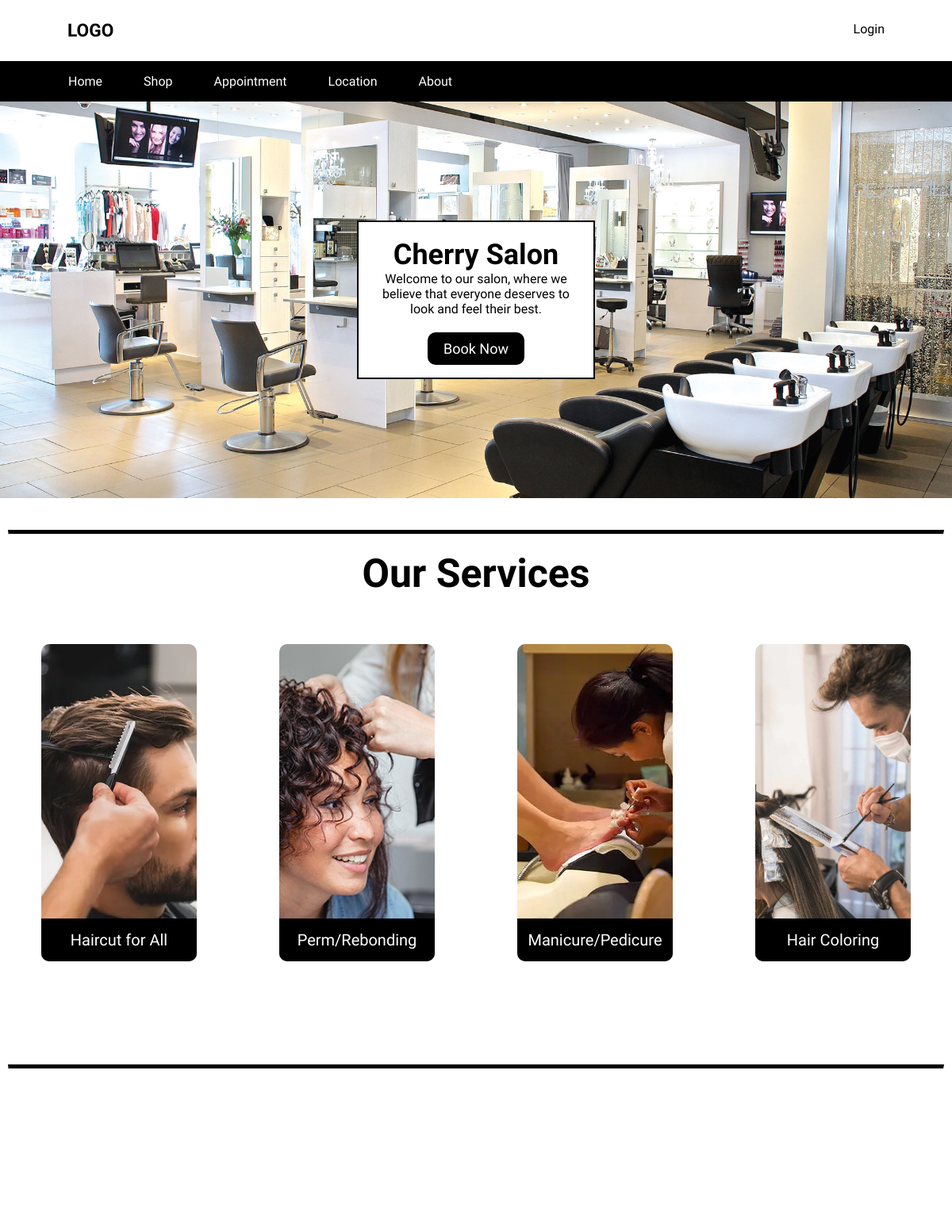
/Project/view/homeView.php (upper part), run on an earlier commit of the app's database.
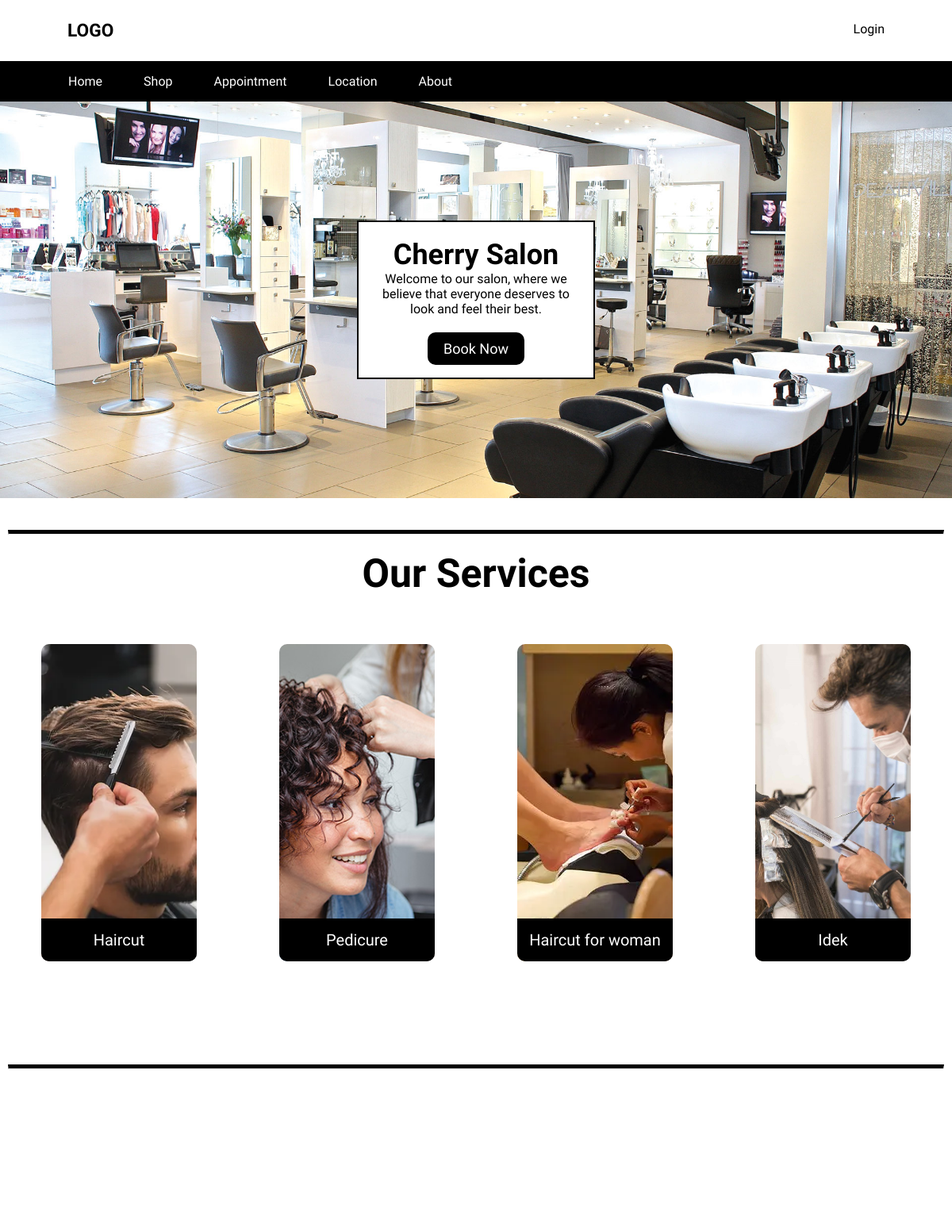
And on a later commit of the database.
### tables this page shows
CREATE TABLE `service` (
  `ID` int(11) NOT NULL,
  `service_name` varchar(100) NOT NULL,
  `service_image` varchar(60) NOT NULL
);

### Project/core/dbConnectionManager.php (called while the page is built, shortened)
<?php
class DBConnectionManager{
    private $dbConnection;
    function __construct() {
        $this->username = "root";
        $this->password = "";
        $this->server = "localhost";
        $this->dbname = "salon";
        try {
            $this->dbConnection = new \PDO("mysql:host=$this->server;dbname=$this->dbname", $this->username, $this->password);
        } catch(\PDOException $e) {
            print "Error!: " . $e->getMessage() . "<br/>";
        }
    }
    function getConnection() {
        return $this->dbConnection;
    }
}
?>

### Project/model/service.php (called while the page is built, shortened)
<?php
require_once(dirname(__DIR__) . "/core/dbconnectionmanager.php");
class Service {
    private $dbConnection;
    function __construct() {
        $conManager = new Database\DBConnectionManager();
        $this->dbConnection = $conManager->getConnection();
    }
    function getAll(){
        $query = "select * from service";
        $statement = $this->dbConnection->prepare($query);
        $statement->execute();
        $result = $statement->fetchAll();
        return $result;
    }
}
?>

### Project/view/homeView.php (the view, shortened to what this page needs)
<!DOCTYPE html>
<html lang="en">
<head>
    <link rel="stylesheet" href="style/navbar.css">
    <link rel="stylesheet" href="style/logo.css">
    <link rel="stylesheet" href="style/footer.css">
</head>
<body>
    <div class="top-left">
        <p class="logo">LOGO</p>
    </div>
    <div class="top-right">
        <p class="login"><a href="?resource=user&action=login">Login</a></p>
    </div>
    <nav>
        <ul>
            <li><a href="?resource=home&action=view">Home</a></li>
            <li><a href="?resource=product&action=view">Shop</a></li>
            <li><a href="?resource=reservation&action=view">Appointment</a></li>
            <li><a href="?resource=location&action=view">Location</a></li>
            <li><a href="?resource=about&action=view">About</a></li>
        </ul>
    </nav>
    <div class="image-container">
  <div class="cherry-salon">
    <div class="rectangle">
      <h1 class="cherry-salon-text">Cherry Salon</h1>
      <p class="we-offer-services-text">Welcome to our salon, where we believe that everyone deserves to look and feel their best.</p>
      <button class="book-now-button" onclick="window.location.href='?resource=?&action=?'">Book Now</button>
    </div>
  </div>
</div>
    <hr class="solid">
    <h2 class="services-title">Our Services</h2>
<div class="image-container">
  <?php
    require_once(dirname(__DIR__) . "/model/Service.php");
    $service = new Service();
    $services = $service->getAll();
    foreach ($services as $s) {
      $html =
      "<div class='service-container'>
          <div class='service-image'>
              <img src='img/serviceImages/" . $s['service_image'] . "'>
              <div class='service-name'>" . $s['service_name'] . "</div>
          </div>
      </div>";
      echo $html;
    }
  ?>
</div>
    <hr class="solid">
</body>
</html>

What changed in the data, as far as the page shows it:
removed service: service_image (picture), service_name "Perm/Rebonding"
removed service: service_image (picture), service_name "Manicure/Pedicure"
removed service: service_image (picture), service_name "Hair Coloring"
changed service: service_name "Haircut for All" → "Haircut"
added service: service_image (picture), service_name "Pedicure"
added service: service_image (picture), service_name "Haircut for woman"
added service: service_image (picture), service_name "Idek"
